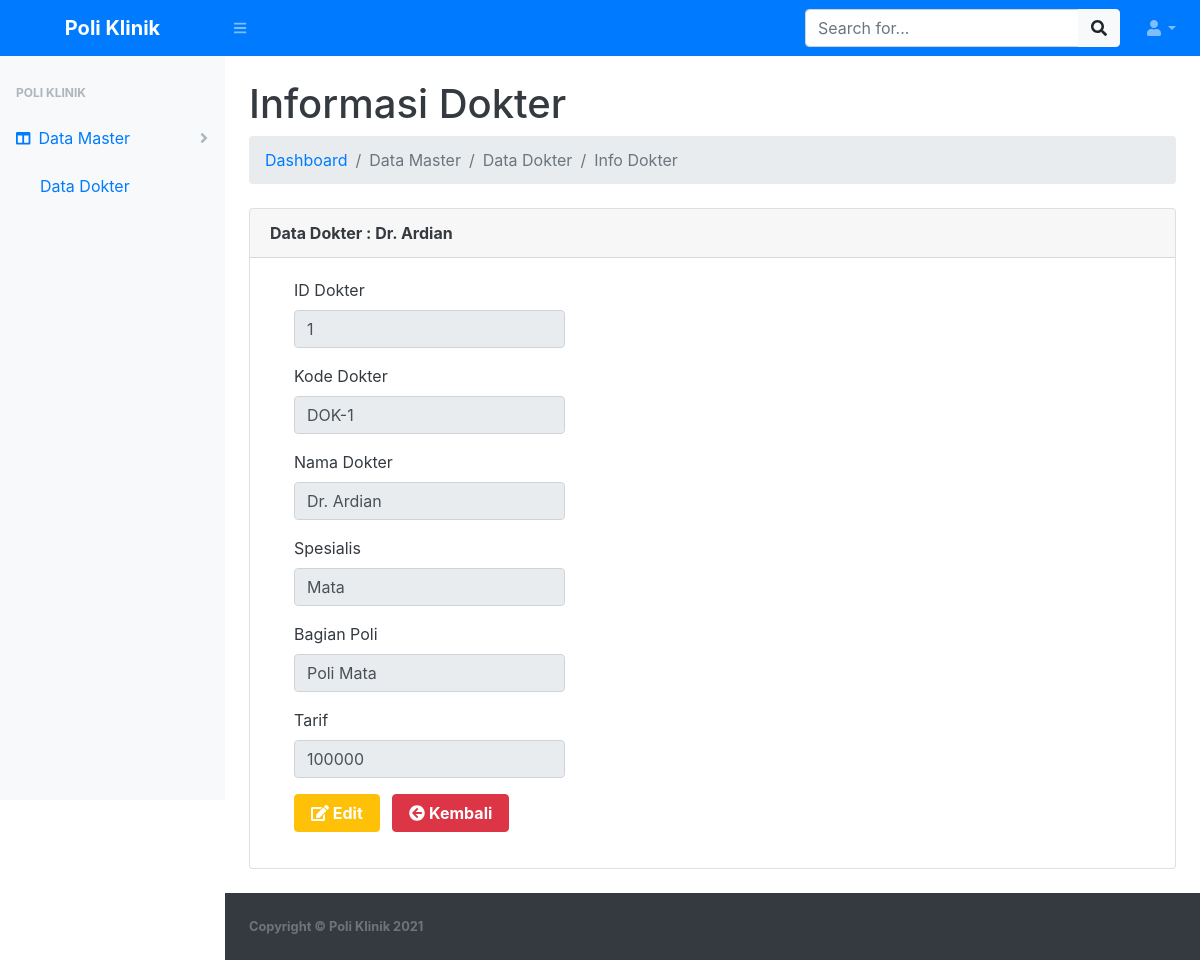
The page /data-master/data-dokter/dokter_view.php?&id_dokter=1 (signed in) on the database its author committed.
### tables this page shows
CREATE TABLE `tb_dokter` (
  `id_dokter` int NOT NULL,
  `kd_dokter` varchar(10) NOT NULL,
  `nm_dokter` varchar(30) NOT NULL,
  `spesialis_dokter` varchar(25) NOT NULL,
  `id_poli` int NOT NULL,
  `tarif_dokter` int NOT NULL
);

CREATE TABLE `tb_poli` (
  `id_poli` int NOT NULL,
  `kd_poli` varchar(10) NOT NULL,
  `nm_poli` varchar(30) NOT NULL
);

### data-master/data-dokter/dokter_view.php (the view, shortened to what this page needs)
<?php
include '../../koneksi.php';
$ambil = $koneksi->query("SELECT * FROM tb_dokter JOIN tb_poli ON tb_dokter.id_poli = tb_poli.id_poli
            WHERE id_dokter='$_GET[id_dokter]'");
$pecah = $ambil->fetch_assoc();
?>
<!DOCTYPE html>
<html lang="en">
<head>
    <link href="../../assets/css/styles.css" rel="stylesheet" />
    <link href="../../assets/css/dataTables.bootstrap4.min.css" rel="stylesheet" />
</head>
<body class="sb-nav-fixed">
    <nav class="sb-topnav navbar navbar-expand navbar-dark bg-primary">
        <a class="navbar-brand font-weight-bold text-center" href="../../index.php">Poli Klinik</a>
        <button class="btn btn-link btn-sm order-1 order-lg-0" id="sidebarToggle" href="#"><i class="fas fa-bars"></i></button>
        <form class="d-none d-md-inline-block form-inline ml-auto mr-0 mr-md-3 my-2 my-md-0">
            <div class="input-group">
                <input class="form-control" type="text" placeholder="Search for..." aria-label="Search" aria-describedby="basic-addon2" />
                <div class="input-group-append">
                    <button class="btn btn-light" type="button"><i class="fas fa-search"></i></button>
                </div>
            </div>
        </form>
        <ul class="navbar-nav ml-auto ml-md-0">
            <li class="nav-item dropdown">
                <a class="nav-link dropdown-toggle" id="userDropdown" href="#" role="button" data-toggle="dropdown" aria-haspopup="true" aria-expanded="false"><i class="fas fa-user fa-fw"></i></a>
            </li>
        </ul>
    </nav>
    <div id="layoutSidenav">
        <div id="layoutSidenav_nav">
            <nav class="sb-sidenav accordion sb-sidenav-light" id="sidenavAccordion">
                <div class="sb-sidenav-menu">
                    <div class="nav">
                        <div class="sb-sidenav-menu-heading">Poli Klinik</div>
                        <a class="nav-link collapsed active" href="#" data-toggle="collapse" data-target="#data-master" aria-expanded="false" aria-controls="data-master">
                            <div class="sb-nav-link-icon"><i class="fas fa-columns"></i></div>
                            Data Master
                            <div class="sb-sidenav-collapse-arrow"><i class="fas fa-angle-down"></i></div>
                        </a>
                        <div class="collapse show" id="data-master" aria-labelledby="headingOne" data-parent="#sidenavAccordion">
                            <nav class="sb-sidenav-menu-nested nav show">
                                <a class="nav-link active" href="dokter.php">Data Dokter</a>
                            </nav>
                        </div>
                    </div>
                </div>
            </nav>
        </div>
        <div id="layoutSidenav_content" class="bg-white text-dark">
            <main>
                <div class="container-fluid">
                    <h1 class="mt-4">Informasi Dokter</h1>
                    <ol class="breadcrumb mb-4">
                        <li class="breadcrumb-item"><a href="../../index.php" class="text-decoration-none">Dashboard</a></li>
                        <li class="breadcrumb-item active">Data Master</li>
                        <li class="breadcrumb-item active">Data Dokter</li>
                        <li class="breadcrumb-item active">Info Dokter</li>
                    </ol>
                    <div class="card mb-4">
                        <div class="card-header font-weight-bold">
                            Data Dokter : <?php echo $pecah['nm_dokter']; ?>
                        </div>
                        <div class="card-body">
                            <div class="">
                                <form class="ml-4" method="post" enctype="multipart/form-data">
                                    <div class="form-group row">
                                        <div class="col-sm-4">
                                            <label>ID Dokter</label>
                                            <input type="text" class="form-control" name="id_dokter" value="<?php echo $pecah['id_dokter'] ?>" readonly>
                                        </div>
                                    </div>
                                    <div class="form-group row">
                                        <div class="col-sm-4">
                                            <label>Kode Dokter</label>
                                            <input type="text" class="form-control" name="kd_dokter" value="<?php echo $pecah['kd_dokter'] ?>" readonly>
                                        </div>
                                    </div>
                                    <div class="form-group row">
                                        <div class="col-sm-4">
                                            <label>Nama Dokter</label>
                                            <input type="text" class="form-control" name="nm_dokter" value="<?php echo $pecah['nm_dokter'] ?>" readonly>
                                        </div>
                                    </div>
                                    <div class="form-group row">
                                        <div class="col-sm-4">
                                            <label>Spesialis</label>
                                            <input type="text" class="form-control" name="spesialis_dokter" value="<?php echo $pecah['spesialis_dokter'] ?>" readonly>
                                        </div>
                                    </div>
                                    <div class="form-group row">
                                        <div class="col-sm-4">
                                            <label>Bagian Poli</label>
                                            <input type="text" class="form-control" name="spesialis_dokter" value="<?php echo $pecah['nm_poli'] ?>" readonly>
                                        </div>
                                    </div>
                                    <div class="form-group row">
                                        <div class="col-sm-4">
                                            <label>Tarif</label>
                                            <input type="text" class="form-control" name="tarif_dokter" value="<?php echo $pecah['tarif_dokter'] ?>" readonly>
                                        </div>
                                    </div>
                                    <div class="form-group ">
                                        <a href="dokter_ubah.php?&id_dokter=<?php echo $pecah['id_dokter']; ?>" class="btn-warning btn font-weight-bold px-3 mr-2 text-white"><i class="fas fa-edit"></i> Edit</a>
                                        <a href="dokter.php" class="btn btn-danger font-weight-bold px-3 mr-2"><i class="fas fa-arrow-circle-left"></i> Kembali</a>
                                    </div>
                                </form>
                            </div>
                        </div>
                    </div>
                </div>
            </main>
            <footer class="py-4 bg-dark mt-auto">
                <div class="container-fluid">
                    <div class="d-flex align-items-center justify-content-between small">
                        <div class="text-muted font-weight-bold">Copyright &copy; Poli Klinik 2021</div>
                    </div>
                </div>
            </footer>
        </div>
    </div>
</body>
</html>

### rows shown on the page
tb_dokter: nm_dokter "Dr. Ardian", id_dokter "1", kd_dokter "DOK-1", spesialis_dokter "Mata", spesialis_dokter "Poli Mata", tarif_dokter "100000"
